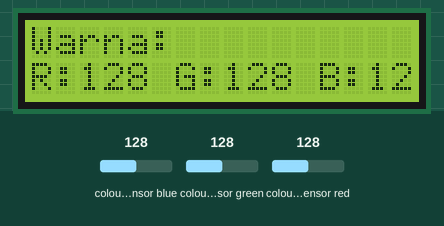
Recording of a sketch running on a simulated Arduino Uno, built with avr-gcc and run on an emulated ATmega328P. Parts: 16×2 character LCD. The inputs (shaded band) are chosen by the test bench; at power-on: colour sensor blue 128, colour sensor green 128, colour sensor red 128.

Above: at 4.3 s.
4.4 s: colour sensor blue set to 5
At 6.6 s:
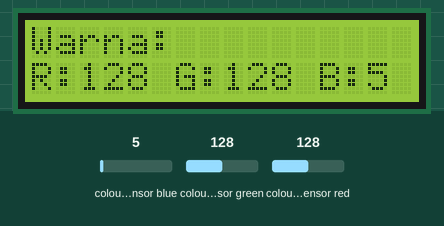
6.9 s: colour sensor green set to 5
At 9.2 s:
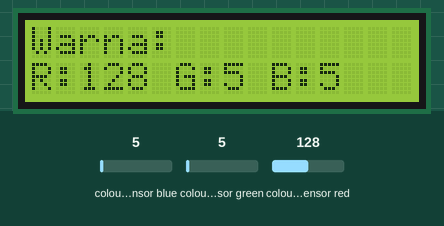
10.1 s: colour sensor red set to 5
At 12.8 s:
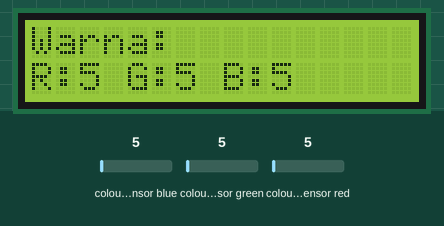
13.4 s: colour sensor blue set to 64
At 16.3 s:
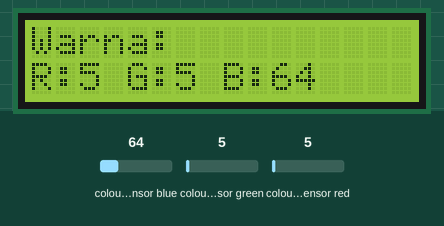
Timing chart, 0 to 17.7 s (numbered marks = the images above; inputs shaded):
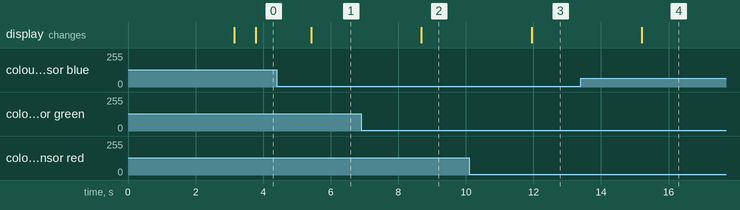

The sketch:

rgbcolor.ino
```cpp
#include <LiquidCrystal_I2C.h>
#include <Wire.h>
#include "Adafruit_TCS34725.h"

byte gammatable[256]; // Tabel gamma untuk koreksi warna
Adafruit_TCS34725 tcs = Adafruit_TCS34725(TCS34725_INTEGRATIONTIME_50MS, TCS34725_GAIN_4X); // Membuat objek sensor warna TCS34725
LiquidCrystal_I2C lcd(0x27, 16, 2); // Membuat objek LCD dengan alamat I2C 0x27 dan ukuran 16x2

#define commonAnode false // Mode koneksi LED RGB (common cathode)

void setup() {
  Serial.begin(9600); // Memulai komunikasi serial dengan kecepatan 9600 bps
  lcd.init(); // Menginisialisasi LCD
  lcd.backlight(); // Menyalakan latar belakang LCD

  lcd.begin(16, 2); // Mengatur ukuran LCD menjadi 16 karakter dan 2 baris
  lcd.clear(); // Menghapus layar LCD
  lcd.setCursor(1, 0); // Mengatur kursor LCD di kolom 1, baris 0
  lcd.print("ArduinoKita"); // Menampilkan pesan "ArduinoKita" di LCD
  delay(3000); // Jeda selama 3 detik

  lcd.setCursor(4, 1); // Mengatur kursor LCD di kolom 4, baris 1
  if (tcs.begin()) { // Menginisialisasi sensor warna TCS34725
    lcd.print("Ready"); // Menampilkan pesan "Ready" jika sensor siap
  } else {
    lcd.print("Sensor Error"); // Menampilkan pesan "Sensor Error" jika ada masalah dengan sensor
    while (1); // Menghentikan program jika ada masalah dengan sensor
  }
}

void loop() {
  float red, green, blue; // Variabel untuk menyimpan nilai komponen warna RGB
  tcs.setInterrupt(false); // Menonaktifkan interrupt sensor warna
  delay(60); // Jeda 60 ms
  tcs.getRGB(&red, &green, &blue); // Membaca nilai komponen warna RGB
  tcs.setInterrupt(true); // Mengaktifkan kembali interrupt sensor warna
  delay(500); // Jeda 500 ms
  lcd.clear(); // Menghapus layar LCD
  lcd.print("Warna: "); // Menampilkan pesan "Warna: " di LCD
  lcd.setCursor(0, 1); // Mengatur kursor LCD di baris 1
  lcd.print("R:"); // Menampilkan pesan "R:"
  lcd.print(int(red)); // Menampilkan nilai komponen merah (red) di LCD
  lcd.print(" G:"); // Menampilkan pesan " G:"
  lcd.print(int(green)); // Menampilkan nilai komponen hijau (green) di LCD
  lcd.print(" B:"); // Menampilkan pesan " B:"
  lcd.print(int(blue)); // Menampilkan nilai komponen biru (blue) di LCD

  // Mengenali warna berdasarkan rentang nilai komponen RGB
  if (red >= 140 && red <= 185 && green >= 30 && green <= 60 && blue >= 40 && blue <= 50) {
    lcd.setCursor(10, 0); // Mengatur kursor LCD di kolom 10, baris 0
    lcd.print("Merah"); // Menampilkan pesan "Merah" di LCD
  }

  if (red >= 35 && red <= 55 && green >= 75 && green <= 85 && blue >= 110 && blue <= 130) {
    lcd.setCursor(10, 0); // Mengatur kursor LCD di kolom 10, baris 0
    lcd.print("Biru"); // Menampilkan pesan "Biru" di LCD
  }

  if (red >= 50 && red <= 70 && green >= 105 && green <= 135 && blue >= 50 && blue <= 80) {
    lcd.setCursor(10, 0); // Mengatur kursor LCD di kolom 10, baris 0
    lcd.print("Hijau"); // Menampilkan pesan "Hijau" di LCD
  }

  delay(1000); // Jeda selama 1 detik sebelum membaca warna lagi
}
```

Measured:
- after the input at 4.4 s, the display: changes after 1.0 s (image 1)
- after the input at 6.9 s, the display: changes after 1.8 s (image 2)
- after the input at 10.1 s, the display: changes after 1.8 s (image 3)
- after the input at 13.4 s, the display: changes after 1.8 s (image 4)
